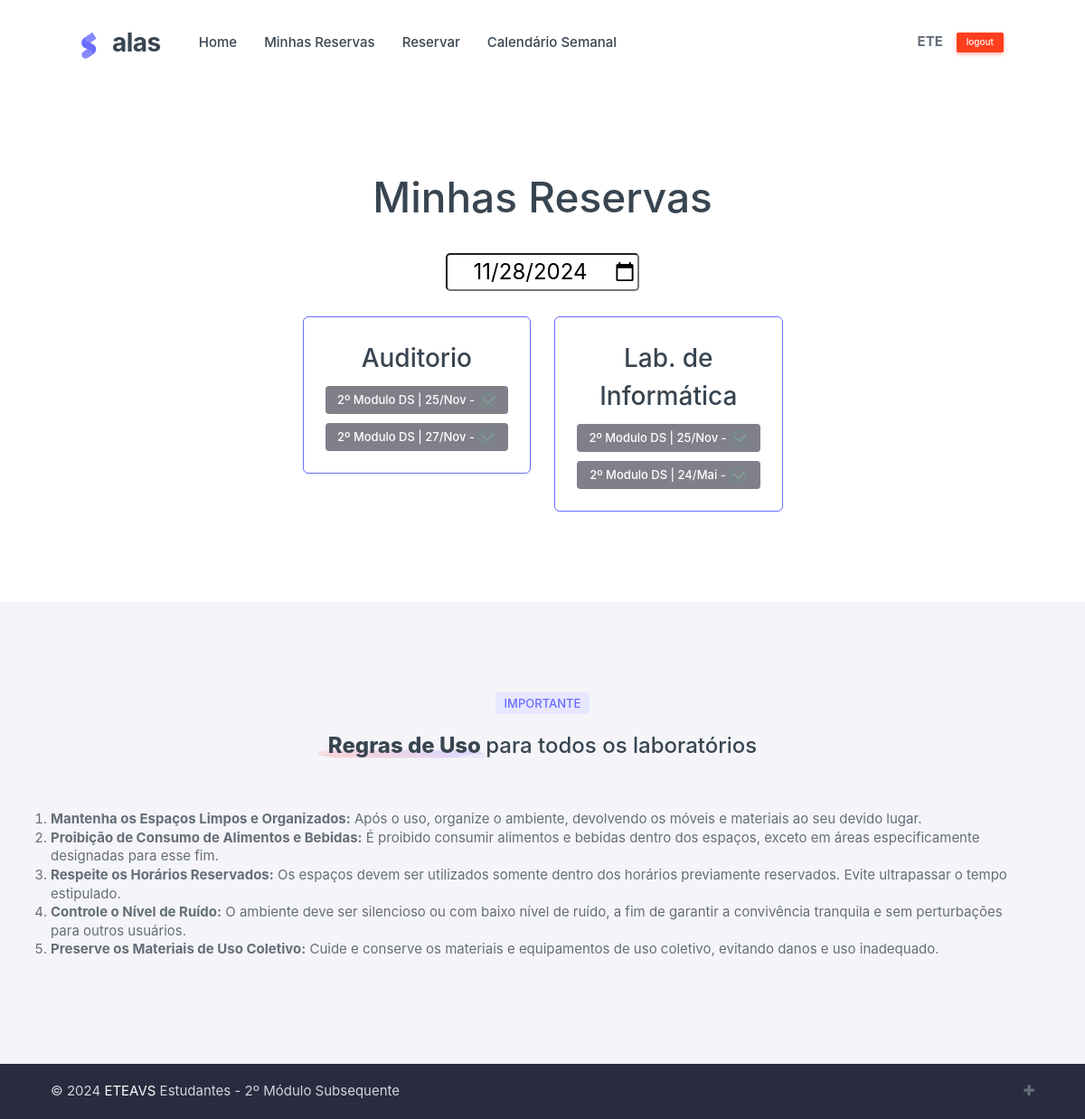
The app's page /minhas-reservas/ (signed in) with its own data.
### reserva/models.py (models this page shows, shortened)
class Servidor(AbstractBaseUser, PermissionsMixin):
    id = models.AutoField(primary_key=True)
    matricula = models.CharField(max_length=20, unique=True)
    nome = models.CharField(max_length=100)
    FUNCOES = [('p', 'Professor'), ('d', 'Direção'), ('c', 'Coordenação')]
    funcao = models.CharField(max_length=1, choices=FUNCOES)
    ativo = models.BooleanField(default=True)
    email = models.EmailField(unique=True)
    ult_acesso = models.DateTimeField(auto_now=True)
    is_staff = models.BooleanField(default=False)
    is_active = models.BooleanField(default=True)
    objects = ServidorManager()
    USERNAME_FIELD = 'matricula'
    REQUIRED_FIELDS = ['email']
    class Meta:
        verbose_name = 'Servidor'
        verbose_name_plural = 'Servidores'

class Espaco(models.Model):
    nome = models.CharField(max_length=100)
    ativo = models.BooleanField(default=True)

class Reserva(models.Model):
    matricula = models.ForeignKey(Servidor, on_delete=models.CASCADE)
    espaco = models.ForeignKey(Espaco, on_delete=models.CASCADE)
    data = models.DateField()
    motivo = models.TextField(null=True, blank=True)
    turma = models.CharField(max_length=50, null=True, blank=True)
    data_hora_reserva = models.DateTimeField(auto_now_add=True)

### reserva/views.py (the view)
# urls.py: path('minhas-reservas/', views.minhas_reservas_view, name= 'minhas_reservas'),
@login_required
def minhas_reservas_view(request):
    reservas = Reserva.objects.filter(matricula=request.user)
    data_hoje = date.today()
    espacos_reservas = {}
    for espaco in Espaco.objects.all():
        reservas_do_espaco = reservas.filter(espaco=espaco)
        if reservas_do_espaco.exists():
            espacos_reservas[espaco] = reservas_do_espaco
            for reserva in reservas_do_espaco:
                reserva.is_future = reserva.data >= data_hoje
    return render(request, 'minhas_reservas.html', {'espacos_reservas': espacos_reservas, 'data_hoje': data_hoje.strftime('%Y-%m-%d')})

### reserva/templates/minhas_reservas.html (shortened to what this page needs)
{% extends 'base.html' %}
{% load static %}
{% block content %}
<div data-bs-spy="scroll" class="scrollspy-example">
  <section id="landingFunFacts" class="section-py landing-fun-facts">
    <div class="container">
      <div class="row gy-6" style="
    margin-top: 60px; justify-content: center;
">
        <h1 class="text-center mb-1">Minhas Reservas</h1>
        <h4 class="text-center mb-1">
          <span class="position-relative fw-extrabold z-1" style="width: 50%;">
            <input type="date" id="filtro-data" value="{{ data_hoje }}" style="border-radius: 5px; text-align: center;">
          </span>
        </h4>
        {% for espaco, reservas_espaco in espacos_reservas.items %}
        <div class="col-sm-6 col-lg-3">
          <div class="card border border-primary shadow-none">
            <div class="card-body text-center" style="gap: 10px; display: flex; flex-direction: column;">
              <h3 class="mb-0">{{ espaco.nome }}</h3>
              {% if reservas_espaco %}
              {% for agend in reservas_espaco %}
              <span class="badge reserva-{{ agend.id }}" style="background: #80808a;">
                {{ agend.turma }}   |   {{ agend.data|date:"d/M" }} - {{horario}}
                {% if agend.is_future %}
                <button type="button" class="btn btn-sm btn-danger cancelar-reserva" data-id="{{ agend.id }}"
                  style="margin-left: 10px; border-radius: 100px; width: 10px; height: 25px;">
                  X
                </button>
                {% else %}
                <img src="../static/img/Icon-confirmation.svg" alt="" style="width: 20px; height: 20px; opacity: 0.3;">
                {% endif %}
              </span>
              {% endfor %}
              {% else %}
              <p>Não há agendamentos para este espaço.</p>
              {% endif %}
            </div>
          </div>
        </div>
        {% endfor %}
      </div>
    </div>
  </section>
{% endblock %}

### reserva/templates/base.html (shortened to what this page needs)
{% load static %}
<!DOCTYPE html>
<html lang="pt-br" class="light-style layout-navbar-fixed layout-wide " dir="ltr" data-theme="theme-default"
  data-assets-path="../assets/" data-template="front-pages" data-style="light">
<head>
  <link rel="stylesheet" href="{% static 'assets/vendor/css/rtl/core.css' %}" class="template-customizer-core-css" />
  <link rel="stylesheet" href="{% static 'assets/vendor/css/rtl/theme-default.css' %}"
    class="template-customizer-theme-css" />
  <link rel="stylesheet" href="{% static 'assets/css/demo.css' %}" />
  <link rel="stylesheet" href="{% static 'assets/vendor/css/pages/front-page.css' %}" />
  <link rel="stylesheet" href="{% static 'assets/vendor/libs/nouislider/nouislider.css' %}" />
  <link rel="stylesheet" href="{% static 'assets/vendor/libs/swiper/swiper.css' %}" />
  <link rel="stylesheet" href="{% static 'assets/vendor/css/pages/front-page-landing.css' %}" />
  <link href="https://maxcdn.bootstrapcdn.com/font-awesome/4.2.0/css/font-awesome.min.css" rel="stylesheet">
</head>
<body>
  <nav class="layout-navbar shadow-none py-0">
    <div class="container">
      <div class="navbar navbar-expand-lg landing-navbar px-3 px-md-8">
        <div class="navbar-brand app-brand demo d-flex py-0 me-4 me-xl-8">
          <a href="" class="app-brand-link">
            <span class="app-brand-logo demo">
              </span>
            <span class="app-brand-text demo menu-text fw-bold ms-2 ps-1">alas</span>
          </a>
        </div>
        <div class="collapse navbar-collapse landing-nav-menu" id="navbarSupportedContent">
          <ul class="navbar-nav me-auto">
            <li class="nav-item">
              <a class="nav-link fw-medium" aria-current="page" href="{% url 'index' %}">Home</a>
            </li>
            <li class="nav-item">
              <a class="nav-link fw-medium" href="{% url 'minhas_reservas' %}">Minhas Reservas</a>
            </li>
            <li class="nav-item">
              <a class="nav-link fw-medium" href="{% url 'criar_reserva' %}">Reservar</a>
            </li>
            <li class="nav-item">
              <a class="nav-link fw-medium" href="calendario-semanal">Calendário Semanal</a>
            </li>
          </ul>
        </div>
        <ul class="navbar-nav flex-row align-items-center ms-auto">
          <li>
            {% if user.is_authenticated %}
            <form method="post" action="{% url 'logout' %}" style="gap: 15px; display: flex;">
              <span style="font-weight: 700;">{{ user.nome }}</span>
              <button class="btn btn-danger btn-xs" type="submit">logout</button>
            </form>
            {% else %}
            <a href="/login" class="btn btn-primary"><span class="d-none d-md-block">Login</span></a>
            {% endif %}
          </li>
        </ul>
      </div>
    </div>
  </nav>
  {% block content %}
  {% endblock %}
  <section id="landingContact" class="section-py bg-body landing-contact">
    <div class="container">
      <div class="text-center mb-4">
        <span class="badge bg-label-primary">IMPORTANTE</span>
      </div>
      <h4 class="text-center mb-1">
        <span class="position-relative fw-extrabold z-1">Regras de Uso
          <img src="{% static 'assets/img/front-pages/icons/section-title-icon.png' %}" alt="laptop charging"
            class="section-title-img position-absolute object-fit-contain bottom-0 z-n1">
        </span>
        para todos os laboratórios
      </h4>
      <div class="row g-12 mt-1">
        <ol>
          <li><strong>Mantenha os Espaços Limpos e Organizados:</strong> Após o uso, organize o ambiente, devolvendo
            os móveis e materiais ao seu devido lugar.</li>
          <li><strong>Proibição de Consumo de Alimentos e Bebidas:</strong> É proibido consumir alimentos e bebidas
            dentro dos espaços, exceto em áreas especificamente designadas para esse fim.</li>
          <li><strong>Respeite os Horários Reservados:</strong> Os espaços devem ser utilizados somente dentro dos
            horários previamente reservados. Evite ultrapassar o tempo estipulado.</li>
          <li><strong>Controle o Nível de Ruído:</strong> O ambiente deve ser silencioso ou com baixo nível de ruído,
            a fim de garantir a convivência tranquila e sem perturbações para outros usuários.</li>
          <li><strong>Preserve os Materiais de Uso Coletivo:</strong> Cuide e conserve os materiais e equipamentos de
            uso coletivo, evitando danos e uso inadequado.</li>
        </ol>
      </div>
    </div>
  </section>
  <footer class="landing-footer bg-body footer-text">
    <div class="footer-bottom py-3 py-md-5">
      <div class="container d-flex flex-wrap justify-content-between flex-md-row flex-column text-center text-md-start">
        <div class="mb-2 mb-md-0">
          <span class="footer-bottom-text">©
          </span>
          <a href="#" target="_blank" class="text-white">ETEAVS</a>
          <span class="footer-bottom-text"> Estudantes - 2º Módulo Subsequente</span>
        </div>
        <div>
          <i class="fa fa-plus"></i>
        </div>
      </div>
    </div>
  </footer>
</body>
</html>

### reserva/static/assets/css/demo.css (style rules this page uses)
.app-brand-logo.demo svg { width: 22px; height: 38px; }
.app-brand-text.demo { font-size: 1.75rem; letter-spacing: -0.5px; }

### records on screen
Servidor: nome "ETE"
Espaco: nome "Auditorio"
Reserva: turma "2º Modulo DS", data "25/Nov"
Reserva: turma "2º Modulo DS", data "27/Nov"
Espaco: nome "Lab. de Informática"
Reserva: turma "2º Modulo DS", data "25/Nov"
Reserva: turma "2º Modulo DS", data "24/Mai"
